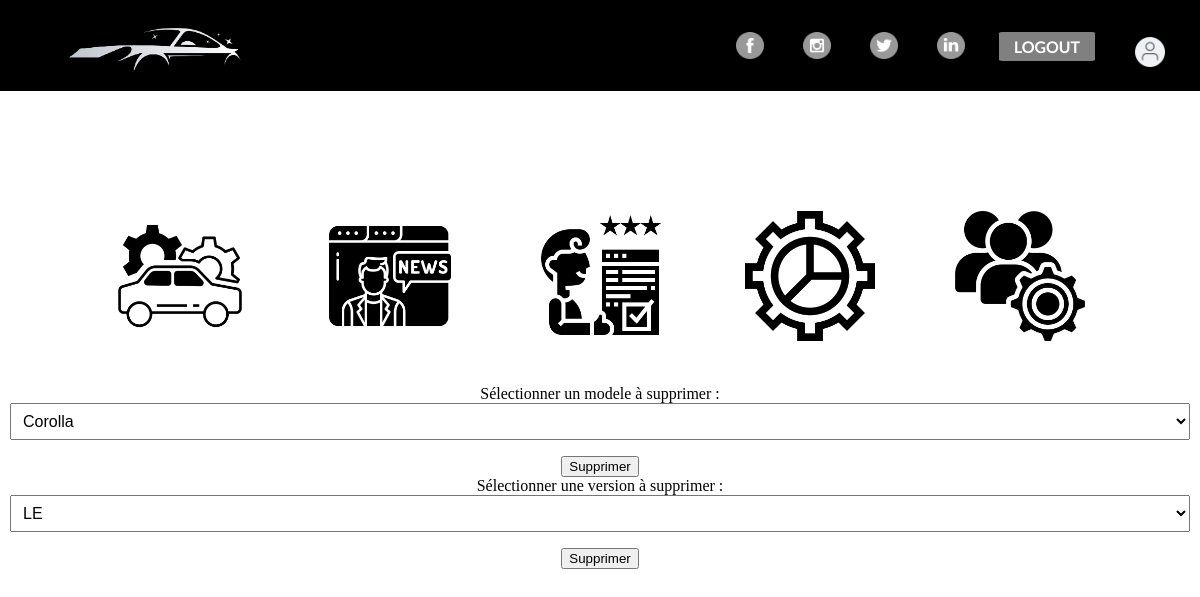
Screenshot of /index.php?action=admin&page=version&tache=supp (signed in) with the database file from the repository.
### tables this page shows
CREATE TABLE IF NOT EXISTS `parameters` (
  `id` int NOT NULL AUTO_INCREMENT,
  `nom` varchar(255) DEFAULT NULL,
  `image_id` int DEFAULT NULL,
  `value` varchar(255) DEFAULT NULL,
  `param` int DEFAULT '0',
  PRIMARY KEY (`id`),
  KEY `image_id` (`image_id`)
);

CREATE TABLE IF NOT EXISTS `image` (
  `id` int NOT NULL AUTO_INCREMENT,
  `lien` text,
  PRIMARY KEY (`id`)
);

### Controller/adminController.php (called while the page is built, shortened)
<?php
require_once('Views/adminPrincipalView.php');
require_once('Views/marqueAdminView.php');
require_once 'Model/adminModel.php';
class adminController {
    public function deleteGenerate(){
        $v = new marqueAdminView();
        $v->deleteView();
    }
    public function manageLinksGenerate(){
        $v = new adminView();
        $v->manageLinks();
    }
    public function get_images_controller(){
        $mtf = new adminModel();
        $r = $mtf->get_images();
        return $r ;
    }
}
?>

### Model/adminModel.php (called while the page is built, shortened)
<?php
require_once 'connexionModel.php';
class adminModel {
    public function get_images(){
        $this->bdd = new connexion_model();
        $c = $this->bdd->connexion();
        $query = "SELECT parameters.nom, Image.lien FROM parameters
                JOIN Image ON parameters.image_id = Image.id where param=0";
        $r = $this->bdd->requete($c,$query);
        return $r ;
    }
}
?>

### Model/connexionModel.php (called while the page is built, shortened)
<?php
class connexion_model {
    public function requete($c,$r){
        $req = $c->query($r);
        return $req;
    }
}
?>

### Model/modeleModel.php (called while the page is built, shortened)
<?php
require_once 'connexionModel.php';
class modele_model {
    public function get_Modeles(){
        $this->bdd = new connexion_model();
        $c = $this->bdd->connexion();
        $query = "select * from modele";
        $r = $this->bdd->requete($c,$query);
        return $r ;
    }
}
?>

### Controller/modeleController.php (called while the page is built, shortened)
<?php
require_once 'Model/modeleModel.php';
class Modele_controller {
    public function get_Modeles_controller(){
        $mtf = new modele_model();
        $r = $mtf->get_Modeles();
        return $r ;
    }
}
?>

### Model/versionModel.php (called while the page is built, shortened)
<?php
require_once 'connexionModel.php';
class version_model {
    public function get_Versions(){
        $this->bdd = new connexion_model();
        $c = $this->bdd->connexion();
        $query = "select * from version";
        $r = $this->bdd->requete($c,$query);
        return $r ;
    }
}
?>

### Controller/versionController.php (called while the page is built, shortened)
<?php
require_once 'Model/versionModel.php';
class Version_controller {
    public function get_versions_controller(){
        $mtf = new version_model();
        $r = $mtf->get_Versions();
        return $r ;
    }
}
?>

### Views/marqueAdminView.php (the view, shortened to what this page needs)
<?php
require_once('Controller/adminController.php');
class marqueAdminView{
    private $admin_controller ;
    private $version_controller ;
    private $modeleController;
    public function __construct() {
        $this->admin_controller = new adminController();
        $this->modeleController = new Modele_controller();
        $this->version_controller = new Version_controller();
    }
    public function deleteView(){
        echo"<!DOCTYPE html>
        <html>";
        $this->admin_controller->manageLinksGenerate();
        echo "<div class='links' align='center'>
        <form action='index.php?action=admin&page=modele&tache=supp' method='post'>
            <label for='select-models'>Sélectionner un modele à supprimer :</label>
            <select id='select-models' name='id'>";
                    $modeles = $this->modeleController->get_Modeles_controller();
                    $modeles = $modeles->fetchAll(PDO::FETCH_ASSOC);
                    foreach ($modeles as $modele) {
                        echo '<option value='.$modele['id'].'>'.$modele['nom'].'</option>';
                    }
            echo"</select>
            <button type='submit' >Supprimer</button>
        </form>
        <form action='index.php?action=admin&page=version&tache=supp' method='post'>
            <label for='version_select'>Sélectionner une version à supprimer :</label>
            <select id='version_select' name='id'>";
                    $modeles = $this->version_controller->get_versions_controller();
                    $modeles = $modeles->fetchAll(PDO::FETCH_ASSOC);
                    foreach ($modeles as $modele) {
                        echo '<option value='.$modele['id'].'>'.$modele['nom'].'</option>';
                    }
            echo"</select>
            <button type='submit' >Supprimer</button>
        </form>
        </div>";
        echo "</div></body></html>";
    }
}
?>

### Views/adminPrincipalView.php (shortened to what this page needs)
<?php
require_once('Controller/adminController.php');
class adminView {
    private $admin_controller ;
    public function __construct() {
        $this->admin_controller = new adminController();
    }
    public function manageLinks(){
        echo"<div class='manage-links'>";
        $r = $this->admin_controller->get_images_controller();
        $r = $r->fetchAll(PDO::FETCH_ASSOC);
        foreach($r as $row){
            echo  '<a href="index.php?action=admin&page='.$row["nom"].'"><img src='.$row["lien"].' ></a>';
        }
        echo"</div>";
    }
}
?>

### style.css (style rules this page uses)
* { box-sizing: border-box; }
a { text-decoration: none; font-family: Lato; font-weight: bold; }
select { padding: 10px; font-size: 16px; }
.manage-links a img { margin: 20px 40px 20px 40px; display: inline-block; height: 130px; width: 130px; }
.manage-links { margin-top: 100px; margin-bottom: 20px; text-align: center; }
.ajout-container input, select { width: 100%; padding: 8px; margin-bottom: 16px; box-sizing: border-box; }
.links { margin: 10px; }

### rows the page displays
parameters: image.lien (picture)
parameters: image.lien (picture)
parameters: image.lien (picture)
parameters: image.lien (picture)
parameters: image.lien (placeholder picture)

### other values shown
form field id "Corolla"
form field id "LE"
